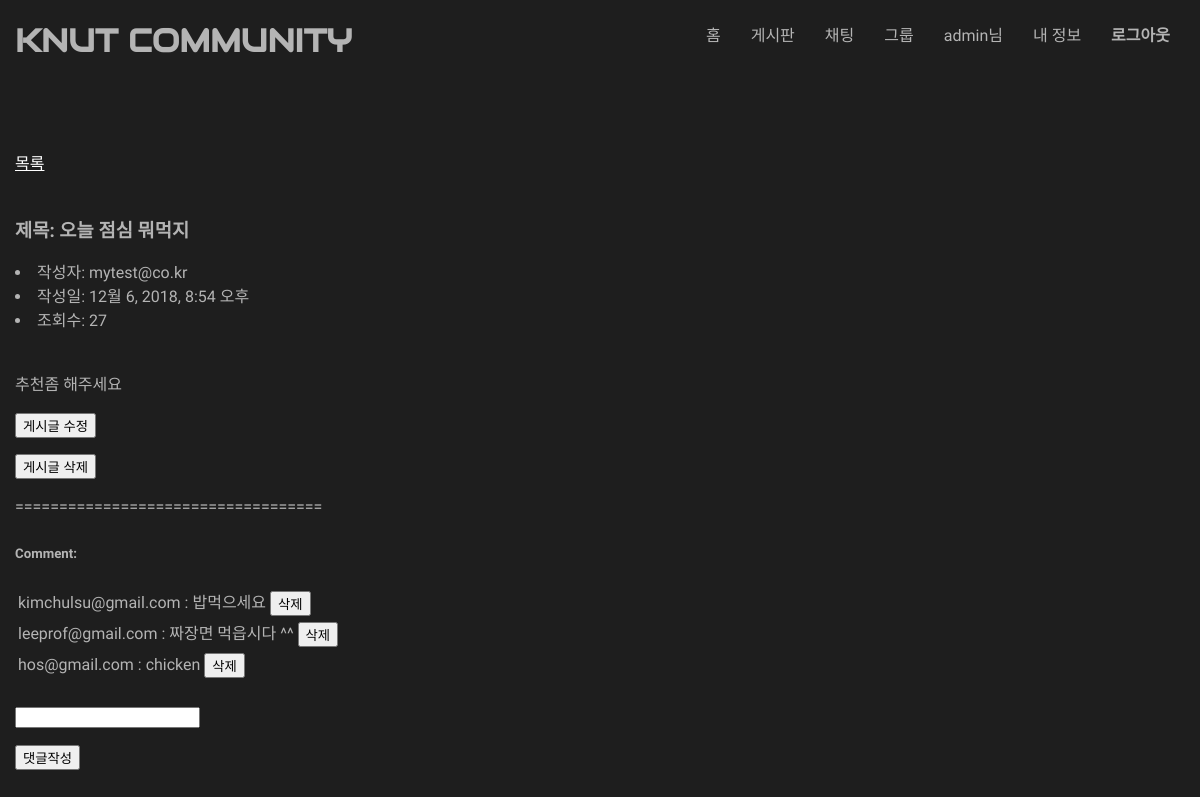
Screenshot of /classapp/board/1/2/ (signed in) with the database file from the repository.
### classapp/models.py (models this page shows, shortened)
class Post(models.Model):
    board = models.ForeignKey(Board, on_delete = models.CASCADE)
    title = models.CharField(max_length = 20)
    contents = models.CharField(max_length = 500)
    writer_s = models.ForeignKey(Student, on_delete = models.CASCADE,null=True,blank=True)
    writer_p = models.ForeignKey(Professor, on_delete = models.CASCADE,null=True,blank=True)
    pub_date = models.DateTimeField(default = datetime.now)
    view_count = models.IntegerField(default=0)

class Student(models.Model):
    email = models.EmailField(unique = True)
    password = models.CharField(max_length = 20)
    number = models.IntegerField()
    def __str__(self):
        return self.email

class Comment(models.Model):
    board = models.ForeignKey(Board, on_delete = models.CASCADE)
    post = models.ForeignKey(Post, on_delete = models.CASCADE)
    writer_s = models.ForeignKey(Student, on_delete = models.CASCADE,null=True,blank=True)
    writer_p = models.ForeignKey(Professor, on_delete = models.CASCADE,null=True,blank=True)
    comment = models.CharField(max_length = 200)
    pub_date = models.DateTimeField(default = datetime.now)

class Professor(models.Model):
    email = models.EmailField(unique = True)
    password = models.CharField(max_length = 20)
    number = models.IntegerField()
    def __str__(self):
        return self.email

### classapp/views.py (the view, shortened to what this page needs)
# urls.py: path('board/<int:board_num>/<int:post_num>/',views.PostDetailView.as_view(),name='post_view'),  # 게시글 조회
class PostDetailView(DetailView):
	model = models.Post
	def get(self, request, *args, **kwargs):
		if not request.session.get('login',False):
			return render(request, 'classapp/msg.html',{'msg':"권한이 없습니다"})
		board_num = kwargs['board_num']
		post_num = kwargs['post_num']
		postInfo = models.Post.objects.filter(board=board_num,id=post_num).get()
		postInfo.view_count += 1
		postInfo.save()
		commentList = models.Comment.objects.filter(board=board_num,post=post_num)
		commentForm = forms.CommentForm()
		return render(request, 'classapp/post_detail.html', {'postInfo':postInfo,'board_num':board_num,
			'commentList':commentList,'commentForm':commentForm})

### classapp/forms.py
class CommentForm(forms.Form):
    comment_input = forms.CharField(max_length = 100)

### classapp/templates/classapp/post_detail.html (shortened to what this page needs)
{% extends "classapp/base_post.html" %}
{% block content %}
<p><h3>제목: {{ postInfo.title }}</h1></p>
<li>작성자:
{% if postInfo.writer_s != None %}
{{ postInfo.writer_s }}
{% else %}
{{ postInfo.writer_p }}
{% endif %}
</li>
<li>작성일: {{ postInfo.pub_date }}</li>
<li>조회수: {{ postInfo.view_count }}</li>
<br>
<p>{{ postInfo.contents }}</p>
<form action="{% url 'classapp:post_edit' board_num postInfo.id  %}" method = 'get'>
        <p><input type="submit" name = "post_delete" value="게시글 수정"></p>
</form>
<form action="{% url 'classapp:post_delete' board_num postInfo.id  %}" method = 'post'>
        <p><input type="submit" name = "post_delete" value="게시글 삭제"></p>
</form>
<p>===================================</p>
<h5>Comment:</h3>
{% for comment in commentList %}
    <table>
        <tr>
            <td>
                {% if comment.writer_s != None %}
                    {{ comment.writer_s }}
                {% else %}
                    {{ comment.writer_p }}
                {% endif %}
                :
                {{ comment.comment }}
            </td>
            <td>
                <form action="{% url 'classapp:comment_delete' board_num postInfo.id comment.id %}" method='post'>
                    <input type="submit" name ="comment_delete" value="삭제" >
                </form>
            </td>
        </tr>
    </table>
{% endfor %}
<br>
<form action="{% url 'classapp:post_view' board_num postInfo.id %}" method='post'>
    {{commentForm.comment_input}}
    <p><input type="submit" value="댓글작성"></p>
</form>
{% endblock content %}

### classapp/templates/classapp/base.html (style rules this page uses)
body { width:1170px; margin:0 auto; background-color:#1E1E1E; color: rgb(180, 180, 180); font-family: 'Nanum Gothic', serif; line-height:1.5em }

### rows the page displays
Post: title "오늘 점심 뭐먹지", writer_s "mytest@co.kr", pub_date "12월 6, 2018, 8:54 오후", view_count "27", contents "추천좀 해주세요"
Comment: writer_s "kimchulsu@gmail.com", comment "밥먹으세요"
Comment: writer_p "leeprof@gmail.com", comment "짜장면 먹읍시다 ^^"
Comment: writer_s "hos@gmail.com", comment "chicken"

### other values shown
{{ request.session.email }} "admin"
